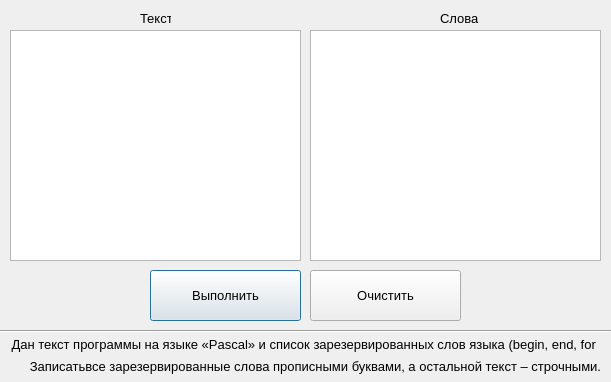
<?xml version="1.0" encoding="UTF-8"?>
<ui version="4.0">
 <class>Dialog</class>
 <widget class="QDialog" name="Dialog">
  <property name="geometry">
   <rect>
    <x>0</x>
    <y>0</y>
    <width>611</width>
    <height>382</height>
   </rect>
  </property>
  <property name="minimumSize">
   <size>
    <width>611</width>
    <height>382</height>
   </size>
  </property>
  <property name="maximumSize">
   <size>
    <width>611</width>
    <height>382</height>
   </size>
  </property>
  <property name="windowTitle">
   <string>Dialog</string>
  </property>
  <widget class="QTextEdit" name="textEdit_words">
   <property name="geometry">
    <rect>
     <x>310</x>
     <y>30</y>
     <width>291</width>
     <height>231</height>
    </rect>
   </property>
   <property name="font">
    <font>
     <family>Segoe UI</family>
     <pointsize>10</pointsize>
    </font>
   </property>
  </widget>
  <widget class="QTextEdit" name="textEdit_text">
   <property name="geometry">
    <rect>
     <x>10</x>
     <y>30</y>
     <width>291</width>
     <height>231</height>
    </rect>
   </property>
   <property name="font">
    <font>
     <family>Segoe UI</family>
     <pointsize>10</pointsize>
    </font>
   </property>
  </widget>
  <widget class="QLabel" name="label_1">
   <property name="geometry">
    <rect>
     <x>140</x>
     <y>10</y>
     <width>31</width>
     <height>16</height>
    </rect>
   </property>
   <property name="font">
    <font>
     <family>Segoe UI</family>
     <pointsize>10</pointsize>
    </font>
   </property>
   <property name="text">
    <string>Текст</string>
   </property>
  </widget>
  <widget class="QLabel" name="label_2">
   <property name="geometry">
    <rect>
     <x>440</x>
     <y>10</y>
     <width>41</width>
     <height>16</height>
    </rect>
   </property>
   <property name="font">
    <font>
     <family>Segoe UI</family>
     <pointsize>10</pointsize>
    </font>
   </property>
   <property name="text">
    <string>Слова</string>
   </property>
  </widget>
  <widget class="QPushButton" name="btn_solve">
   <property name="geometry">
    <rect>
     <x>150</x>
     <y>270</y>
     <width>151</width>
     <height>51</height>
    </rect>
   </property>
   <property name="font">
    <font>
     <family>Segoe UI</family>
     <pointsize>10</pointsize>
    </font>
   </property>
   <property name="text">
    <string>Выполнить</string>
   </property>
  </widget>
  <widget class="QPushButton" name="btn_clear">
   <property name="geometry">
    <rect>
     <x>310</x>
     <y>270</y>
     <width>151</width>
     <height>51</height>
    </rect>
   </property>
   <property name="font">
    <font>
     <family>Segoe UI</family>
     <pointsize>10</pointsize>
    </font>
   </property>
   <property name="text">
    <string>Очистить</string>
   </property>
  </widget>
  <widget class="QLabel" name="label_task_1">
   <property name="geometry">
    <rect>
     <x>10</x>
     <y>334</y>
     <width>591</width>
     <height>21</height>
    </rect>
   </property>
   <property name="font">
    <font>
     <family>Segoe UI</family>
     <pointsize>10</pointsize>
    </font>
   </property>
   <property name="text">
    <string>&lt;html&gt;&lt;head/&gt;&lt;body&gt;&lt;p&gt;Дан текст программы на языке «Pascal» и список зарезервированных слов языка (begin, end, for &lt;/p&gt;&lt;/body&gt;&lt;/html&gt;</string>
   </property>
   <property name="alignment">
    <set>Qt::AlignCenter</set>
   </property>
  </widget>
  <widget class="QLabel" name="label_task_2">
   <property name="geometry">
    <rect>
     <x>20</x>
     <y>357</y>
     <width>591</width>
     <height>20</height>
    </rect>
   </property>
   <property name="font">
    <font>
     <family>Segoe UI</family>
     <pointsize>10</pointsize>
    </font>
   </property>
   <property name="text">
    <string>&lt;html&gt;&lt;head/&gt;&lt;body&gt;&lt;p&gt; Записатьвсе зарезервированные слова прописными буквами, а
остальной текст – строчными.&lt;/p&gt;&lt;/body&gt;&lt;/html&gt;</string>
   </property>
   <property name="alignment">
    <set>Qt::AlignCenter</set>
   </property>
  </widget>
  <widget class="Line" name="line">
   <property name="geometry">
    <rect>
     <x>0</x>
     <y>323</y>
     <width>611</width>
     <height>16</height>
    </rect>
   </property>
   <property name="orientation">
    <enum>Qt::Horizontal</enum>
   </property>
  </widget>
 </widget>
 <resources/>
 <connections/>
</ui>
